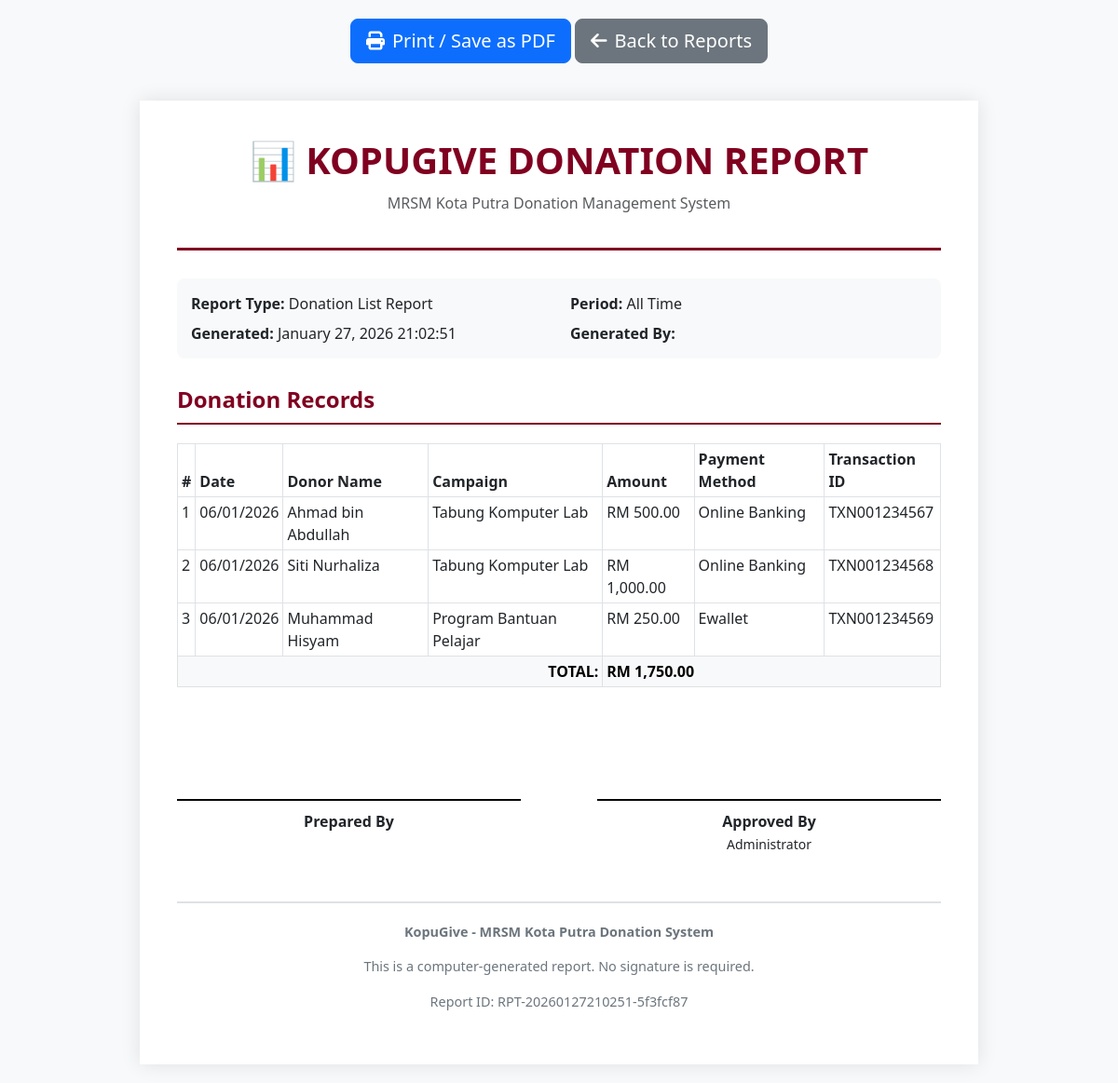
The page /admin/generate_report.php?campaign_id=all&period=all&type=donations (signed in) on the database its author committed.
### tables this page shows
CREATE TABLE donations (
    donation_id INT AUTO_INCREMENT PRIMARY KEY,
    campaign_id INT NOT NULL,
    donor_id INT,
    donor_name VARCHAR(255),  
    donor_email VARCHAR(255),
    donor_phone VARCHAR(20),
    amount DECIMAL(10, 2) NOT NULL,
    payment_method ENUM('online_banking', 'card', 'ewallet', 'cash', 'other') DEFAULT 'online_banking',
    transaction_id VARCHAR(100),
    receipt_path VARCHAR(255),
    donation_message TEXT,
    is_anonymous BOOLEAN DEFAULT FALSE,
    status ENUM('pending', 'verified', 'rejected', 'completed') DEFAULT 'pending',
    verified_by INT,
    verified_at TIMESTAMP NULL,
    donation_date TIMESTAMP DEFAULT CURRENT_TIMESTAMP,
    created_at TIMESTAMP DEFAULT CURRENT_TIMESTAMP,
    updated_at TIMESTAMP DEFAULT CURRENT_TIMESTAMP ON UPDATE CURRENT_TIMESTAMP,
    FOREIGN KEY (campaign_id) REFERENCES campaigns(campaign_id) ON DELETE CASCADE,
    FOREIGN KEY (donor_id) REFERENCES users(user_id) ON DELETE SET NULL,
    FOREIGN KEY (verified_by) REFERENCES users(user_id) ON DELETE SET NULL,
    INDEX idx_campaign (campaign_id),
    INDEX idx_donor (donor_id),
    INDEX idx_status (status),
    INDEX idx_donation_date (donation_date)
);

CREATE TABLE campaigns (
    campaign_id INT AUTO_INCREMENT PRIMARY KEY,
    campaign_name VARCHAR(255) NOT NULL,
    description TEXT,
    target_amount DECIMAL(10, 2) NOT NULL,
    current_amount DECIMAL(10, 2) DEFAULT 0.00,
    start_date DATE NOT NULL,
    end_date DATE NOT NULL,
    category ENUM('education', 'infrastructure', 'welfare', 'emergency', 'other') DEFAULT 'other',
    status ENUM('active', 'completed', 'closed', 'draft') DEFAULT 'draft',
    banner_image VARCHAR(255),
    created_by INT,
    created_at TIMESTAMP DEFAULT CURRENT_TIMESTAMP,
    updated_at TIMESTAMP DEFAULT CURRENT_TIMESTAMP ON UPDATE CURRENT_TIMESTAMP,
    FOREIGN KEY (created_by) REFERENCES users(user_id) ON DELETE SET NULL,
    INDEX idx_status (status),
    INDEX idx_dates (start_date, end_date)
);

### includes/functions.php (called while the page is built, shortened)
<?php
function formatCurrency($amount) {
    return 'RM ' . number_format($amount, 2);
}
?>

### admin/generate_report.php (the view, shortened to what this page needs)
<?php
require_once '../includes/functions.php';
$db = (new Database())->getConnection();
$campaignFilter = $_GET['campaign_id'] ?? 'all';
$periodFilter = $_GET['period'] ?? 'all';
$startDate = $_GET['start_date'] ?? null;
$endDate = $_GET['end_date'] ?? null;
$reportType = $_GET['type'] ?? 'summary';
$dateCondition = "";
$dateParams = [];
$campaignCondition = "";
$campaignParams = [];
$query = "SELECT SUM(d.amount) as total FROM donations d
          LEFT JOIN campaigns c ON d.campaign_id = c.campaign_id
          WHERE d.status = 'verified'" . $campaignCondition . $dateCondition;
$stmt = $db->prepare($query);
$stmt->execute(array_merge($campaignParams, $dateParams));
$totalRaised = $stmt->fetch()['total'] ?? 0;
$donationsList = [];
if ($reportType === 'donations') {
    $query = "SELECT d.*, c.campaign_name, u.full_name as donor_name_full
        FROM donations d
        LEFT JOIN campaigns c ON d.campaign_id = c.campaign_id
        LEFT JOIN users u ON d.donor_id = u.user_id
        WHERE d.status = 'verified'" . $campaignCondition . $dateCondition . "
        ORDER BY d.donation_date DESC";
    $stmt = $db->prepare($query);
    $stmt->execute(array_merge($campaignParams, $dateParams));
    $donationsList = $stmt->fetchAll();
}
$periodLabel = 'All Time';
?>
<!DOCTYPE html>
<html lang="en">
<head>
    <link href="https://cdn.jsdelivr.net/npm/bootstrap@5.3.0/dist/css/bootstrap.min.css" rel="stylesheet">
</head>
<body>
    <div class="no-print" style="text-align: center; padding: 20px;">
        <button onclick="window.print()" class="btn btn-primary btn-lg">
            <i class="fas fa-print me-2"></i>Print / Save as PDF
        </button>
        <a href="reports.php?campaign_id=<?= $campaignFilter ?>&period=<?= $periodFilter ?><?= $startDate ? '&start_date='.$startDate : '' ?><?= $endDate ? '&end_date='.$endDate : '' ?>" class="btn btn-secondary btn-lg">
            <i class="fas fa-arrow-left me-2"></i>Back to Reports
        </a>
    </div>
    <div class="report-container">
        <div class="report-header">
            <h1>📊 KOPUGIVE DONATION REPORT</h1>
            <p class="text-muted">MRSM Kota Putra Donation Management System</p>
        </div>
        <div class="report-meta">
            <div class="row">
                <div class="col-6">
                    <strong>Report Type:</strong> <?= $reportType === 'donations' ? 'Donation List Report' : ($campaignFilter !== 'all' ? 'Campaign Summary' : 'General Summary') ?>
                </div>
                <div class="col-6">
                    <strong>Period:</strong> <?= $periodLabel ?>
                </div>
                <div class="col-6 mt-2">
                    <strong>Generated:</strong> <?= date('F d, Y H:i:s') ?>
                </div>
                <div class="col-6 mt-2">
                    <strong>Generated By:</strong> <?= htmlspecialchars($_SESSION['user_name']) ?>
                </div>
            </div>
        </div>
        <?php if ($reportType === 'donations'): ?>
        <h4 class="section-title">Donation Records</h4>
        <table class="table table-bordered table-sm">
            <thead>
                <tr>
                    <th>#</th>
                    <th>Date</th>
                    <th>Donor Name</th>
                    <th>Campaign</th>
                    <th>Amount</th>
                    <th>Payment Method</th>
                    <th>Transaction ID</th>
                </tr>
            </thead>
            <tbody>
                <?php if (count($donationsList) > 0): ?>
                    <?php $no = 1; foreach ($donationsList as $donation): ?>
                        <tr>
                            <td><?= $no++ ?></td>
                            <td><?= date('d/m/Y', strtotime($donation['donation_date'])) ?></td>
                            <td><?= htmlspecialchars($donation['donor_name_full'] ?? $donation['donor_name']) ?></td>
                            <td><?= htmlspecialchars($donation['campaign_name']) ?></td>
                            <td><?= formatCurrency($donation['amount']) ?></td>
                            <td><?= ucwords(str_replace('_', ' ', $donation['payment_method'])) ?></td>
                            <td><?= htmlspecialchars($donation['transaction_id'] ?? '-') ?></td>
                        </tr>
                    <?php endforeach; ?>
                    <tr class="table-light">
                        <td colspan="4" class="text-end"><strong>TOTAL:</strong></td>
                        <td colspan="3"><strong><?= formatCurrency($totalRaised) ?></strong></td>
                    </tr>
                <?php else: ?>
                    <tr>
                        <td colspan="7" class="text-center">No donations found for selected criteria</td>
                    </tr>
                <?php endif; ?>
            </tbody>
        </table>
        <?php endif; ?>
        <div class="signature-section">
            <div class="signature-box">
                <div class="signature-line">
                    <strong>Prepared By</strong><br>
                </div>
            </div>
            <div class="signature-box">
                <div class="signature-line">
                    <strong>Approved By</strong><br>
                    <small>Administrator</small>
                </div>
            </div>
        </div>
        <div class="footer-note">
            <p><strong>KopuGive - MRSM Kota Putra Donation System</strong></p>
            <p>This is a computer-generated report. No signature is required.</p>
            <p>Report ID: RPT-<?= date('YmdHis') ?>-<?= substr(md5($campaignFilter.$periodFilter), 0, 8) ?></p>
        </div>
    </div>
    <link rel="stylesheet" href="https://cdnjs.cloudflare.com/ajax/libs/font-awesome/6.4.0/css/all.min.css">
</body>
</html>

### admin/generate_report.php (style rules this page uses)
body { background: #f8f9fa; font-family: 'Segoe UI', Tahoma, Geneva, Verdana, sans-serif; }
.report-container { background: white; max-width: 900px; margin: 20px auto; padding: 40px; box-shadow: 0 0 20px rgba(0,0,0,0.1); }
.report-header { text-align: center; border-bottom: 3px solid #800020; padding-bottom: 20px; margin-bottom: 30px; }
.report-header h1 { color: #800020; font-weight: bold; margin-bottom: 10px; }
.report-meta { background: #f8f9fa; padding: 15px; border-radius: 8px; margin-bottom: 30px; }
.section-title { color: #800020; border-bottom: 2px solid #800020; padding-bottom: 10px; margin: 30px 0 20px 0; font-weight: bold; }
.table { margin-bottom: 30px; }
.table thead { background: #800020; color: white; }
.footer-note { margin-top: 50px; padding-top: 20px; border-top: 2px solid #dee2e6; text-align: center; color: #6c757d; font-size: 0.9rem; }
.signature-section { margin-top: 60px; display: flex; justify-content: space-between; }
.signature-box { text-align: center; width: 45%; }
.signature-line { border-top: 2px solid #000; margin-top: 60px; padding-top: 10px; }

### rows shown on the page
donations: donation_date "06/01/2026", donor_name "Ahmad bin Abdullah", campaign.campaign_name "Tabung Komputer Lab", amount "RM 500.00", payment_method "Online Banking", transaction "TXN001234567"
donations: donation_date "06/01/2026", donor_name "Siti Nurhaliza", campaign.campaign_name "Tabung Komputer Lab", amount "RM 1,000.00", payment_method "Online Banking", transaction "TXN001234568"
donations: donation_date "06/01/2026", donor_name "Muhammad Hisyam", campaign.campaign_name "Program Bantuan Pelajar", amount "RM 250.00", payment_method "Ewallet", transaction "TXN001234569"

### other values the page prints
$periodLabel "All Time"
formatCurrency($totalRaised) "RM 1,750.00"
substr(md5($campaignFilter.$periodFilter), 0, 8) "5f3fcf87"
